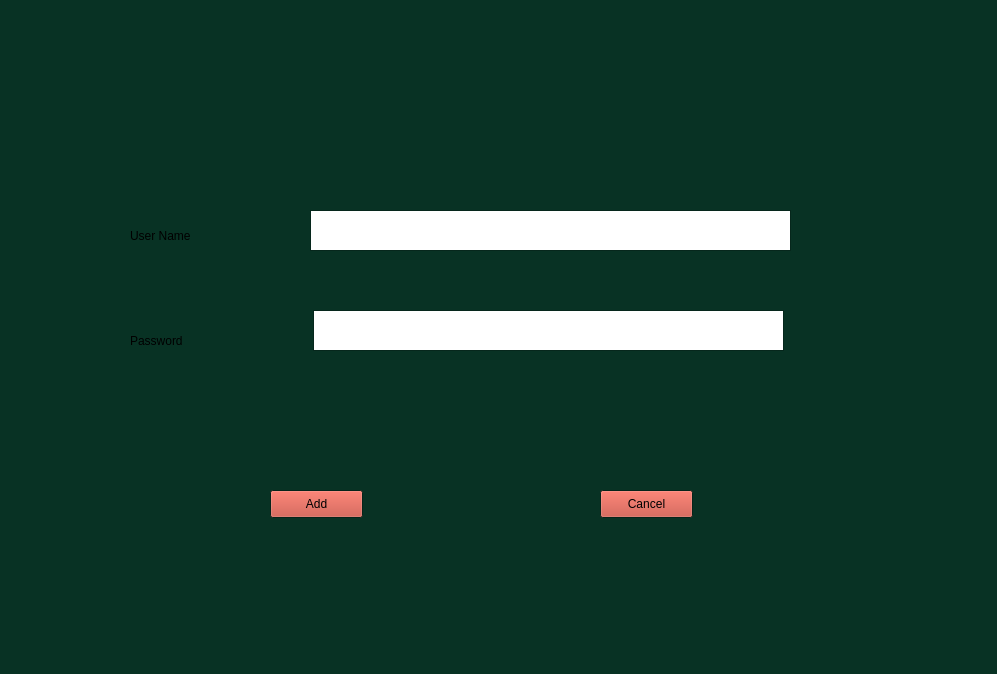
<?xml version="1.0" encoding="UTF-8"?>
<ui version="4.0">
 <class>Form</class>
 <widget class="QWidget" name="Form">
  <property name="geometry">
   <rect>
    <x>0</x>
    <y>0</y>
    <width>997</width>
    <height>674</height>
   </rect>
  </property>
  <property name="palette">
   <palette>
    <active>
     <colorrole role="Button">
      <brush brushstyle="SolidPattern">
       <color alpha="255">
        <red>196</red>
        <green>69</green>
        <blue>54</blue>
       </color>
      </brush>
     </colorrole>
     <colorrole role="Text">
      <brush brushstyle="SolidPattern">
       <color alpha="255">
        <red>243</red>
        <green>235</green>
        <blue>235</blue>
       </color>
      </brush>
     </colorrole>
     <colorrole role="Base">
      <brush brushstyle="SolidPattern">
       <color alpha="255">
        <red>255</red>
        <green>255</green>
        <blue>255</blue>
       </color>
      </brush>
     </colorrole>
     <colorrole role="Window">
      <brush brushstyle="SolidPattern">
       <color alpha="255">
        <red>8</red>
        <green>50</green>
        <blue>36</blue>
       </color>
      </brush>
     </colorrole>
     <colorrole role="PlaceholderText">
      <brush brushstyle="SolidPattern">
       <color alpha="128">
        <red>243</red>
        <green>235</green>
        <blue>235</blue>
       </color>
      </brush>
     </colorrole>
    </active>
    <inactive>
     <colorrole role="Button">
      <brush brushstyle="SolidPattern">
       <color alpha="255">
        <red>196</red>
        <green>69</green>
        <blue>54</blue>
       </color>
      </brush>
     </colorrole>
     <colorrole role="Text">
      <brush brushstyle="SolidPattern">
       <color alpha="255">
        <red>243</red>
        <green>235</green>
        <blue>235</blue>
       </color>
      </brush>
     </colorrole>
     <colorrole role="Base">
      <brush brushstyle="SolidPattern">
       <color alpha="255">
        <red>255</red>
        <green>255</green>
        <blue>255</blue>
       </color>
      </brush>
     </colorrole>
     <colorrole role="Window">
      <brush brushstyle="SolidPattern">
       <color alpha="255">
        <red>8</red>
        <green>50</green>
        <blue>36</blue>
       </color>
      </brush>
     </colorrole>
     <colorrole role="PlaceholderText">
      <brush brushstyle="SolidPattern">
       <color alpha="128">
        <red>243</red>
        <green>235</green>
        <blue>235</blue>
       </color>
      </brush>
     </colorrole>
    </inactive>
    <disabled>
     <colorrole role="Button">
      <brush brushstyle="SolidPattern">
       <color alpha="255">
        <red>196</red>
        <green>69</green>
        <blue>54</blue>
       </color>
      </brush>
     </colorrole>
     <colorrole role="Text">
      <brush brushstyle="SolidPattern">
       <color alpha="255">
        <red>120</red>
        <green>120</green>
        <blue>120</blue>
       </color>
      </brush>
     </colorrole>
     <colorrole role="Base">
      <brush brushstyle="SolidPattern">
       <color alpha="255">
        <red>8</red>
        <green>50</green>
        <blue>36</blue>
       </color>
      </brush>
     </colorrole>
     <colorrole role="Window">
      <brush brushstyle="SolidPattern">
       <color alpha="255">
        <red>8</red>
        <green>50</green>
        <blue>36</blue>
       </color>
      </brush>
     </colorrole>
     <colorrole role="PlaceholderText">
      <brush brushstyle="SolidPattern">
       <color alpha="128">
        <red>0</red>
        <green>0</green>
        <blue>0</blue>
       </color>
      </brush>
     </colorrole>
    </disabled>
   </palette>
  </property>
  <property name="windowTitle">
   <string>Form</string>
  </property>
  <widget class="QPushButton" name="Add">
   <property name="geometry">
    <rect>
     <x>270</x>
     <y>490</y>
     <width>93</width>
     <height>28</height>
    </rect>
   </property>
   <property name="text">
    <string>Add</string>
   </property>
  </widget>
  <widget class="QPushButton" name="pushButton_2">
   <property name="geometry">
    <rect>
     <x>600</x>
     <y>490</y>
     <width>93</width>
     <height>28</height>
    </rect>
   </property>
   <property name="text">
    <string>Cancel</string>
   </property>
  </widget>
  <widget class="QLabel" name="User">
   <property name="geometry">
    <rect>
     <x>130</x>
     <y>220</y>
     <width>141</width>
     <height>31</height>
    </rect>
   </property>
   <property name="text">
    <string>User Name</string>
   </property>
  </widget>
  <widget class="QLabel" name="Password">
   <property name="geometry">
    <rect>
     <x>130</x>
     <y>330</y>
     <width>141</width>
     <height>21</height>
    </rect>
   </property>
   <property name="text">
    <string>Password</string>
   </property>
  </widget>
  <widget class="QPlainTextEdit" name="User_in">
   <property name="geometry">
    <rect>
     <x>310</x>
     <y>210</y>
     <width>481</width>
     <height>41</height>
    </rect>
   </property>
  </widget>
  <widget class="QPlainTextEdit" name="Pass_in">
   <property name="geometry">
    <rect>
     <x>313</x>
     <y>310</y>
     <width>471</width>
     <height>41</height>
    </rect>
   </property>
  </widget>
 </widget>
 <resources/>
 <connections/>
</ui>
